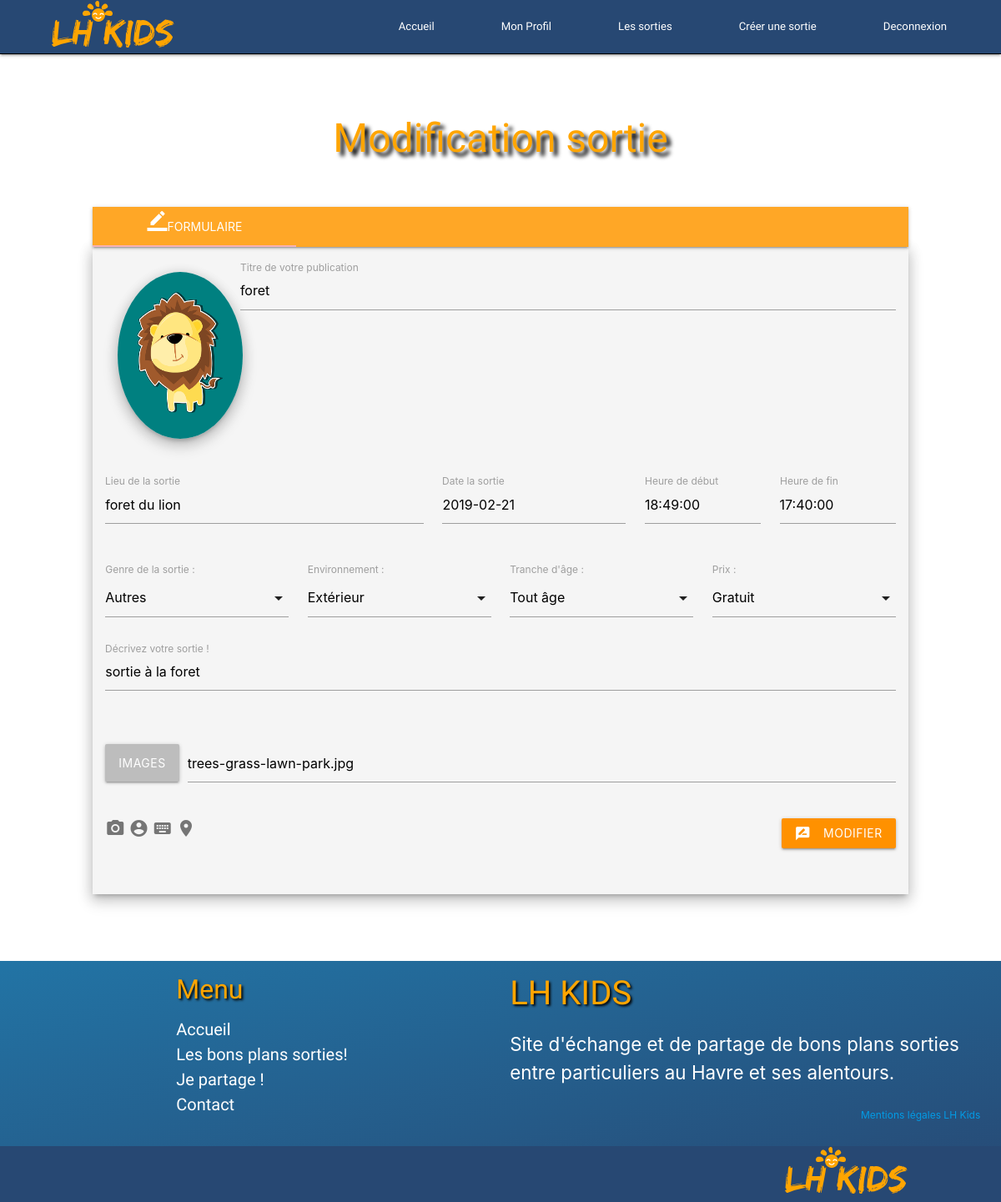
Page /index.php?page=modifOuting&id=20 (signed in) on the committed database.
### tables this page shows
CREATE TABLE `outing` (
  `outing_id` int(11) NOT NULL,
  `outing_postDateTime` datetime DEFAULT NULL,
  `outing_title` varchar(50) NOT NULL,
  `outing_place` varchar(50) NOT NULL,
  `outing_date` date NOT NULL,
  `outing_startTime` time NOT NULL,
  `outing_endTime` time NOT NULL,
  `outing_description` text NOT NULL,
  `outingType_id` int(11) NOT NULL,
  `outingEnvironment_id` int(11) NOT NULL,
  `outingAge_id` int(11) NOT NULL,
  `outingPrice_id` int(11) NOT NULL,
  `userOuting_id` int(11) NOT NULL
);

CREATE TABLE `user` (
  `user_id` int(11) NOT NULL,
  `user_lastname` varchar(50) NOT NULL,
  `user_firstname` varchar(50) NOT NULL,
  `user_mail` varchar(100) NOT NULL,
  `user_pseudo` varchar(50) NOT NULL,
  `user_password` varchar(255) NOT NULL,
  `user_reasons` text NOT NULL,
  `user_image` varchar(255) DEFAULT NULL,
  `userType_id` int(11) NOT NULL
);

CREATE TABLE `images` (
  `image_id` int(11) NOT NULL,
  `image_path` varchar(50) NOT NULL,
  `outing_id` int(11) NOT NULL
);

### App/Functions.php (called while the page is built, shortened)
<?php
function view($fileName, $sendData = []){
  extract($sendData, EXTR_PREFIX_SAME, "prefix");
  require 'views/templateHeader.php';
  require 'views/'.$fileName;
  require 'views/templateFooter.php';
}

### controllers/outingController.php (called while the page is built, shortened)
<?php
require_once 'Models/ModelOuting.php';
function updateOuting() {
    $OutingType = new Outing();
    $getOutingTypes = $OutingType->getOutingTypes();
    $OutingEnvironment = new Outing();
    $getOutingEnvironment = $OutingEnvironment->getOutingEnvironment();
    $OutingAge = new Outing();
    $getOutingAge = $OutingAge->getOutingAge();
    $OutingPrice = new Outing();
    $getOutingPrice = $OutingPrice->getOutingPrice();
    $ShowOutingOne = new Outing();
    $ShowOutingOne->outing_id = $_GET['id'];
    $getOutingOne = $ShowOutingOne->showOutingOne();
    view('modifOuting.php', ['getOutingTypes' => $getOutingTypes,
        'getOutingEnvironment' => $getOutingEnvironment,
        'getOutingAge' => $getOutingAge,
        'getOutingPrice' => $getOutingPrice,
        'getOutingOne' => $getOutingOne]);
}

### Models/ModelOuting.php (called while the page is built, shortened)
<?php
class Outing extends Database {
    public $outing_id;
    public function showOutingOne() {
        $database = $this->database;
        $query = 'SELECT * FROM `outing` '
                . 'INNER JOIN `outingType` '
                . 'ON `outing`.`outingType_id` = `outingType`.`outingType_id` '
                . 'INNER JOIN `outingEnvironment` '
                . 'ON `outing`.`outingEnvironment_id` = `outingEnvironment`.`outingEnvironment_id` '
                . 'INNER JOIN `outingAge` '
                . 'ON `outing`.`outingAge_id` = `outingAge`.`outingAge_id` '
                . 'INNER JOIN `outingPrice` '
                . 'ON `outing`.`outingPrice_id` = `outingPrice`.`outingPrice_id` '
                . 'INNER JOIN `user` '
                . 'ON `user`.`user_id` = `outing`.`userOuting_id` '
                . 'INNER JOIN `images` '
                . 'ON `images`.`outing_id` = `outing`.`outing_id` '
                . 'WHERE `outing`.`outing_id` = :outing_id';
        $showOutingOne = $database->prepare($query);
        $showOutingOne->bindValue(':outing_id', $this->outing_id, PDO::PARAM_INT);
        $showOutingOne->execute();
        return $showOutingOne->fetch(PDO::FETCH_OBJ);
    }
}

### views/modifOuting.php (the view, shortened to what this page needs)
<div><h1 class="center-align" id="formTitle">Modification sortie</h1></div>
<div id="creationSortie" class="container-fluid ">
    <div class="row">
        <div id="formcreateSortie" class="col s12 l10 offset-l1">
            <div id="" class="row">
                <div class="col s12">
                    <ul class="tabs tab-profile z-depth-1 orange lighten-1">
                        <li class="tab col s3">
                            <a class="white-text waves-effect waves-light active" href="#UpdateStatus">
                                <i class="material-icons">border_color</i>Formulaire</a>
                        </li>
                    </ul>
                    <form id="UpdateStatus" class="tab-content col s12  grey lighten-4 z-depth-3" enctype="multipart/form-data" action="#" method="POST" role="form">
                        <div class="row contenuformcreate">
                            <div class="row">
                                <div class="col s2">
                                    <img src="../images/user_image/<?= $_SESSION['userInfos']->user_image != "" ? $_SESSION['userInfos']->user_image : 'iconprofil.svg'; ?>" alt="profile image" class="circle z-depth-3 imgprofil">
                                </div>
                                <div class="input-field col s10">
                                    <input type="text" class="validate" id="" name="title" tabindex="1" value="<?= $getOutingOne->outing_title; ?>">
                                    <label for="title">Titre de votre publication</label>
                                </div>
                            </div>
                            <div class="row">
                                <div class="input-field col s12 m5 l5">
                                    <input type="text" class="validate" id="" name="place" tabindex="1" value="<?= $getOutingOne->outing_place; ?>">
                                    <label for="lieu">Lieu de la sortie</label>
                                </div>
                                <div class="input-field col s4 m4 l3">
                                    <input type="text" class="validate datepicker" id="" name="date" tabindex="2" value="<?= $getOutingOne->outing_date; ?>">
                                    <label for="date">Date la sortie</label>
                                </div>
                                <div class="input-field col s4 m4 l2">
                                    <input type="text" class="validate timepicker" id="" name="timestart" tabindex="1" value="<?= $getOutingOne->outing_startTime; ?>">
                                    <label for="timeDebut">Heure de début</label>
                                </div>
                                <div class="input-field col s4 m4 l2">
                                    <input type="text" class="validate timepicker" id="" name="timeend" tabindex="2" value="<?= $getOutingOne->outing_endTime; ?>">
                                    <label for="timeFin">Heure de fin</label>
                                </div>
                            </div>
                            <div class="row">
                                <div class="col s6 m3 l3">
                                    <label>Genre de la sortie : </label>
                                </div>
                                <div class="col s6 m3 l3">
                                    <label>Environnement : </label>
                                </div>
                                <div class="col s6 m3 l3">
                                    <label>Tranche d'âge : </label>
                                </div>
                                <div class="col s6 m3 l3">
                                    <label>Prix : </label>
                                </div>
                            </div>
                            <div class="row">
                                <div class="input-field col s12">
                                    <textarea id="textarea" name="description" class="materialize-textarea"><?= $getOutingOne->outing_description; ?></textarea>
                                    <label for="textarea" class="">Décrivez votre sortie !</label>
                                </div>
                            </div>
                            <div class="row">
                                <div class="col s12">
                                    <div class="file-field input-field">
                                        <div class="btn grey lighten-1">
                                            <span>Images</span>
                                        </div>
                                        <div class="file-path-wrapper">
                                            <input class="file-path validate" type="text" placeholder="" value="<?= $getOutingOne->image_path; ?>">
                                        </div>
                                    </div>
                                </div>
                            </div>
                            <div class="row">
                                <div class="col s12 m6 share-icons">
                                    <a href="#">
                                        <i class="material-icons grey-text text-darken-1">camera_alt</i>
                                    </a>
                                    <a href="#">
                                        <i class="material-icons grey-text text-darken-1">account_circle</i>
                                    </a>
                                    <a href="#">
                                        <i class="material-icons grey-text text-darken-1">keyboard</i>
                                    </a>
                                    <a href="#">
                                        <i class="material-icons grey-text text-darken-1">location_on</i>
                                    </a>
                                </div>
                                <div class="col s12 m6 right-align">
                                    <button class="waves-effect waves-light btn orange accent-3" type="submit" name="submitUpdateOuting">
                                        <i class="material-icons left">rate_review</i> Modifier
                                    </button>
                                </div>
                            </div>
                        </div>
                    </form>
                </div>
            </div>
        </div>
    </div>
</div>

### style.css (style rules this page uses)
body { margin: 0; padding: 0; }
#formTitle { margin-top: 5rem; font-family: 'Slackey', cursive; font-size: 4vw; color: orange; text-shadow: 5px 5px 5px #000000; }
.imgprofil { margin: 1rem; height: 25vh; width: 12.5vw; }
.white-text { color: #FFFFFF !important; }
a { text-decoration: none; }
#formcreateSortie { margin-top: 2rem; }
.contenuformcreate { padding : 1rem; }

### rows in the picture
outing: userOuting.user_image (picture), title "foret", place "foret du lion", date "2019-02-21", timestart "18:49:00", timeend "17:40:00", description "sortie à la foret", image_path "trees-grass-lawn-park.jpg"
